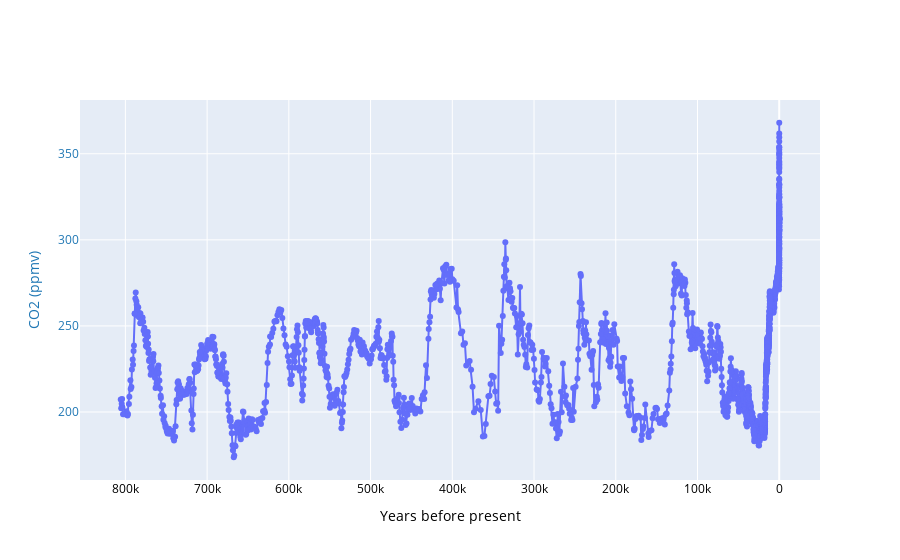

This figure's notebook cell:
### Code cell
import plotly.graph_objects as go
fig = go.Figure(data=go.Scatter(x=antarctica2015co2['Gasage (yr BP)'], y=antarctica2015co2['CO2 (ppmv)'], mode='lines+markers'))
# Create axis objects
fig.update_layout(
    xaxis=dict(
        domain=[0., 1.],
        title="Years before present",
        titlefont=dict(
            color="#000000"
        ),
        tickfont=dict(
            color="#000000"
        )
    ),
    yaxis=dict(
        title="CO2 (ppmv)",
        titlefont=dict(
            color="#1f77b4"
        ),
        tickfont=dict(
            color="#1f77b4"
        ),
        anchor="x",
        overlaying="y",
        side="left",
        position=0.15
    )
)

fig['layout']['xaxis']['autorange'] = "reversed"
fig.show()

### Figure 1 — Plotly figure (JSON) as saved in the notebook; plotly's stock layout.template omitted (floating-point values rounded to 4 significant figures; data arrays with more than 128 entries replaced by an {"elided": "..."} marker saying what was removed)
{"data": [{"mode": "lines+markers", "type": "scatter", "x": {"elided": "1901 float values"}, "y": {"elided": "1901 float values"}}], "layout": {"autosize": true, "xaxis": {"autorange": true, "domain": [0, 1], "range": [857400.0, -51790.0], "tickfont": {"color": "#000000"}, "title": {"font": {"color": "#000000"}, "text": "Years before present"}, "type": "linear"}, "yaxis": {"anchor": "x", "autorange": true, "overlaying": "y", "position": 0.15, "range": [157.7, 384.1], "side": "left", "tickfont": {"color": "#1f77b4"}, "title": {"font": {"color": "#1f77b4"}, "text": "CO2 (ppmv)"}, "type": "linear"}}}
